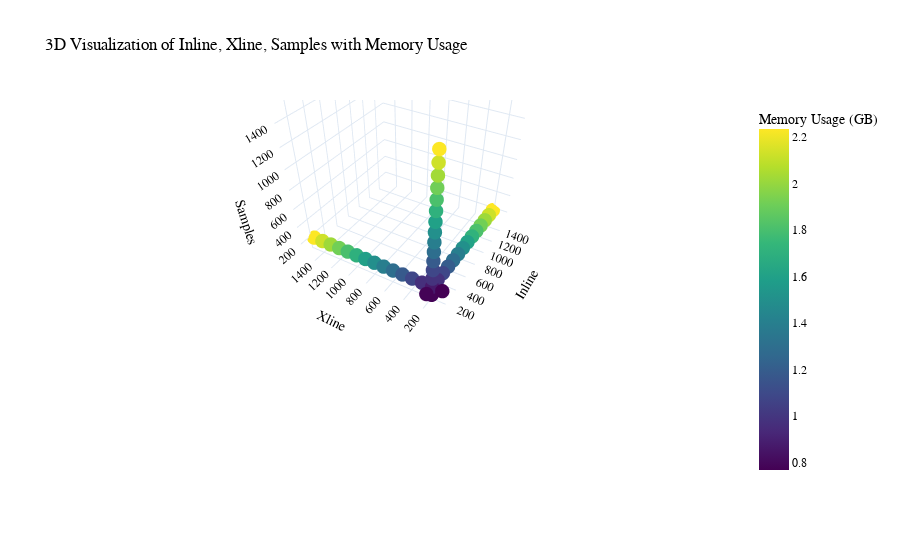

Notebook source saved alongside this figure:
### Markdown cell above
Now, we can create the graph

### Code cell
import plotly.graph_objects as go

inlines = [int(item[0].split('-')[0]) for item in peaks]
xlines = [int(item[0].split('-')[1]) for item in peaks]
samples = [int(item[0].split('-')[2]) for item in peaks]
memory_gb = [item[1] / 1048576 for item in peaks]  # Convert memory usage to GB

fig = go.Figure(data=[go.Scatter3d(
    x=inlines,
    y=xlines,
    z=samples,
    mode='markers',
    marker=dict(
        size=5,
        color=memory_gb,  # Set color based on memory usage
        colorscale='Viridis',  # Color scale to represent memory usage
        colorbar=dict(title="Memory Usage (GB)"),  # Add a color bar
        showscale=True,  # Show color scale for memory usage
    ),
)])

fig.update_layout(
    scene=dict(
        xaxis_title='Inline',
        yaxis_title='Xline',
        zaxis_title='Samples',
        camera=dict(
            eye=dict(x=-2.5, y=-1.5, z=2),
            center=dict(x=0, y=0, z=-1)
        ),
    ),
    title="3D Visualization of Inline, Xline, Samples with Memory Usage",
    font=dict(family="Courier New, monospace", size=12, color="Black"),
    template="plotly_white"
)

fig.write_image(f'{OUTPUT_DIR}/memory-usage-3d.pdf', format="pdf", engine="kaleido", width=900, height=700)
fig.show()

### Figure 1 — Plotly figure (JSON) as saved in the notebook; plotly's stock layout.template omitted (floating-point values rounded to 4 significant figures)
{"data": [{"marker": {"color": [1.805, 1.809, 1.597, 1.187, 1.708, 0.9835, 1.501, 0.7757, 2.126, 0.7687, 1.185, 1.497, 2.128, 1.913, 1.714, 1.702, 2.235, 2.232, 1.503, 1.082, 1.295, 1.811, 1.295, 2.232, 1.915, 1.915, 1.6, 0.9816, 2.016, 2.028, 1.392, 1.193, 1.394, 1.082, 0.8725, 2.128, 0.9717, 1.394, 2.02, 1.295, 0.7757, 1.084, 1.607], "colorbar": {"title": {"text": "Memory Usage (GB)"}}, "colorscale": [[0, "#440154"], [0.1111, "#482878"], [0.2222, "#3e4989"], [0.3333, "#31688e"], [0.4444, "#26828e"], [0.5556, "#1f9e89"], [0.6667, "#35b779"], [0.7778, "#6ece58"], [0.8889, "#b5de2b"], [1, "#fde725"]], "showscale": true, "size": 5}, "mode": "markers", "type": "scatter3d", "x": [200, 200, 200, 200, 200, 200, 200, 100, 1400, 200, 200, 200, 200, 200, 1000, 200, 1500, 200, 800, 400, 200, 1100, 200, 200, 1200, 200, 200, 300, 1300, 200, 700, 500, 200, 200, 200, 200, 200, 200, 200, 600, 200, 200, 900], "y": [1100, 200, 900, 200, 200, 200, 200, 200, 200, 100, 500, 800, 200, 200, 200, 1000, 200, 200, 200, 200, 200, 200, 600, 1500, 200, 1200, 200, 200, 200, 200, 200, 200, 200, 200, 200, 1400, 300, 700, 1300, 200, 200, 400, 200], "z": [200, 1100, 200, 500, 1000, 300, 800, 200, 200, 200, 200, 200, 1400, 1200, 200, 200, 200, 1500, 200, 200, 600, 200, 200, 200, 200, 200, 900, 200, 200, 1300, 200, 200, 700, 400, 200, 200, 200, 200, 200, 200, 100, 200, 200]}], "layout": {"autosize": true, "font": {"color": "Black", "family": "Courier New, monospace", "size": 12}, "scene": {"aspectmode": "auto", "aspectratio": {"x": 1.0, "y": 1.0, "z": 1.0}, "camera": {"center": {"x": 0, "y": 0, "z": -1}, "eye": {"x": -2.081, "y": -1.248, "z": 1.497}, "projection": {"type": "perspective"}, "up": {"x": 0, "y": 0, "z": 1}}, "xaxis": {"title": {"text": "Inline"}, "type": "linear"}, "yaxis": {"title": {"text": "Xline"}, "type": "linear"}, "zaxis": {"title": {"text": "Samples"}, "type": "linear"}}, "title": {"text": "3D Visualization of Inline, Xline, Samples with Memory Usage"}}}
